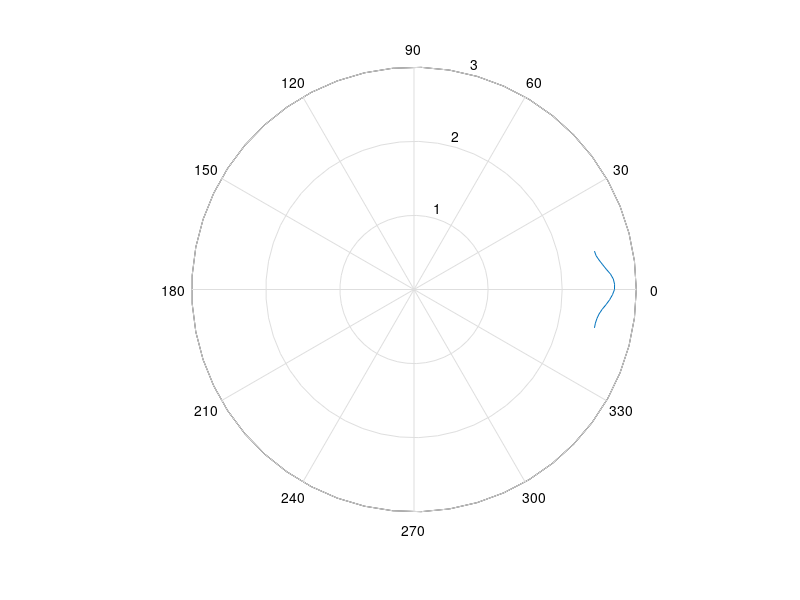

The MATLAB source for this figure: (Note: this script raises an error after producing the figure.)
clear all
close all
clc

%% valori misurati
theta = linspace(-pi/15, pi/15, 17); % i plot dei grafici polari richiedono i valori in radianti
voltage = [2.49 2.49 2.5 2.52 2.554 2.6 2.644 2.68 2.706 2.708 2.694 ...
    2.66 2.61 2.568 2.53 2.5 2.49]
    
%% assi di riferimento per lo spicchio di nostro interesse
x = [0 -pi/15];
y = [0 3];

z = [0 pi/15];
w = [0 3];

%% curve per individuare i valori a regime
a = linspace(-pi/15, -pi, 12);
b = 2.49.*1.^(1:12);

c = linspace (pi/15, pi, 12);
d =2.49.*1.^(1:12);

%% grafici
figure(1)
PolarGraph = polar(theta,voltage);
PolarGraph.LineStyle ="-";
PolarGraph.Color = [0.3010 0.7450 0.9330];
PolarGraph.Marker = "hexagram";
PolarGraph.LineWidth = 1;
hold on
polar(x,y, 'k-')
polar(z,w, 'k-')
A = polar(a,b)
B = polar(c,d)
A.Color = [0.3010 0.7450 0.9330];
A.LineWidth = 1;
B.Color = [0.3010 0.7450 0.9330];
B.LineWidth = 1;

%% caratteristiche titolo
[t,s] = title ('Rate of change of the voltage with respect to degree, North pole','Distance set at 2 cm, \theta variable')
t.FontSize = 16;
s.FontAngle='italic';
